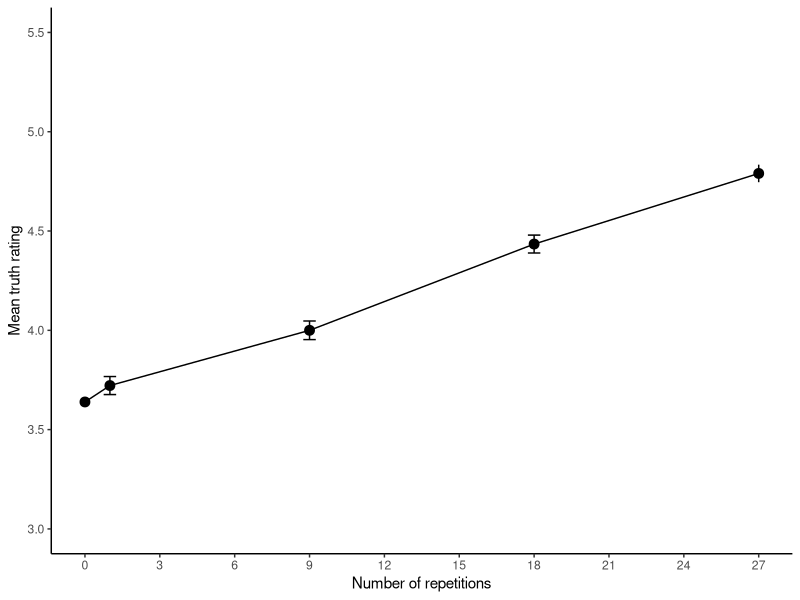

This chart was generated by the following R code:
## ---- chunk 1
library(tidyverse)
library(afex)
library(emmeans)
library(kableExtra)

theme_set(theme_bw(base_size = 15) + theme(legend.position = "bottom"))
afex::afex_options(type = 3)
## ---- chunk 2
# -----------------------------
# Load + prepare data
# -----------------------------
truth_ratings <- read_csv("final_failed.csv") %>%
  mutate(
    participant_id     = factor(participant_id),
    repetition_numeric = as.numeric(repetition_times),
    repetition_factor  = factor(repetition_times, levels = c(0, 1, 9, 18, 27)),
    truth_score        = as.numeric(truth_score)
  )

rep_levels <- c("0", "1", "9", "18", "27")

# -----------------------------
# Helper: within-subject d (paper footnote)
# d = |m1 - m2| / sqrt(s1^2 + s2^2 - 2*r*s1*s2)
# -----------------------------
d_within_r <- function(x, y) {
  ok <- complete.cases(x, y)
  x <- x[ok]; y <- y[ok]
  m1 <- mean(x); m2 <- mean(y)
  s1 <- sd(x);   s2 <- sd(y)
  r  <- cor(x, y)
  denom <- sqrt(s1^2 + s2^2 - 2 * r * s1 * s2)
  abs(m1 - m2) / denom
}

# -----------------------------
# 1) Demographics: age summary
# -----------------------------
gender_summary <- truth_ratings %>% 
  distinct(participant_id, gender) %>%
  count(gender)

gender_summary


age_summary <- truth_ratings %>%
  distinct(participant_id, age) %>%
  summarise(
    n = n(),
    mean_age = mean(age, na.rm = TRUE),
    sd_age   = sd(age, na.rm = TRUE),
    min_age  = min(age, na.rm = TRUE),
    max_age  = max(age, na.rm = TRUE)
  )

age_summary

# -----------------------------
# 2) Matched-pairs t-test: repeated (collapsed across >0) vs new (0)
# -----------------------------
by_participant_cond <- truth_ratings %>%
  group_by(participant_id, repetition_numeric) %>%
  summarise(mean_truth = mean(truth_score, na.rm = TRUE), .groups = "drop")

by_participant_repeated_vs_new <- by_participant_cond %>%
  mutate(item_type = if_else(repetition_numeric == 0, "new", "repeated")) %>%
  group_by(participant_id, item_type) %>%
  summarise(mean_truth = mean(mean_truth, na.rm = TRUE), .groups = "drop") %>%
  pivot_wider(names_from = item_type, values_from = mean_truth)

tt_repeated_vs_new <- t.test(
  by_participant_repeated_vs_new$repeated,
  by_participant_repeated_vs_new$new,
  paired = TRUE
)

tt_repeated_vs_new

d_repeated_vs_new <- d_within_r(
  by_participant_repeated_vs_new$repeated,
  by_participant_repeated_vs_new$new
)

d_repeated_vs_new

msd_repeated_new <- by_participant_repeated_vs_new %>%
  summarise(
    M_repeated  = mean(repeated, na.rm = TRUE),
    SD_repeated = sd(repeated, na.rm = TRUE),
    M_new       = mean(new, na.rm = TRUE),
    SD_new      = sd(new, na.rm = TRUE)
  )

msd_repeated_new

# -----------------------------
# 3) Per-participant correlations: linear vs log(reps + 1)
# -----------------------------
wide_means <- by_participant_cond %>%
  mutate(rep_chr = as.character(repetition_numeric)) %>%
  select(participant_id, rep_chr, mean_truth) %>%
  pivot_wider(names_from = rep_chr, values_from = mean_truth)

stopifnot(all(rep_levels %in% names(wide_means)))

rep_num <- as.numeric(rep_levels) + 1
rep_log <- log(rep_num)

corrs <- wide_means %>%
  rowwise() %>%
  mutate(
    r_linear = {
      y <- c_across(all_of(rep_levels))
      if (anyNA(y)) NA_real_ else cor(y, rep_num)
    },
    r_log = {
      y <- c_across(all_of(rep_levels))
      if (anyNA(y)) NA_real_ else cor(y, rep_log)
    }
  ) %>%
  ungroup()

corr_summary <- corrs %>%
  summarise(
    mean_r_linear = mean(r_linear, na.rm = TRUE),
    sd_r_linear   = sd(r_linear, na.rm = TRUE),
    min_r_linear  = min(r_linear, na.rm = TRUE),
    max_r_linear  = max(r_linear, na.rm = TRUE),
    prop_pos_linear = mean(r_linear > 0, na.rm = TRUE),

    mean_r_log = mean(r_log, na.rm = TRUE),
    sd_r_log   = sd(r_log, na.rm = TRUE),
    min_r_log  = min(r_log, na.rm = TRUE),
    max_r_log  = max(r_log, na.rm = TRUE),
    prop_pos_log = mean(r_log > 0, na.rm = TRUE)
  )

as.data.frame(corr_summary)

# Number of participants with r_linear > 0
n_linear_pos <- sum(corrs$r_linear > 0, na.rm = TRUE)

# Total valid participants (non-missing r_linear)
n_total <- sum(!is.na(corrs$r_linear))

# Proportion (often reported in papers)
prop_linear_pos <- n_linear_pos / n_total

n_linear_pos
n_total
prop_linear_pos


tt_corr <- t.test(abs(corrs$r_log), abs(corrs$r_linear), paired = TRUE)
tt_corr

diff_r <- abs(corrs$r_log) - abs(corrs$r_linear)
d_dz_corr <- mean(diff_r, na.rm = TRUE) / sd(diff_r, na.rm = TRUE)
d_dz_corr

##
# graph
##

# Compute means + CI using numeric repetitions
means_plot <- truth_ratings %>%
  group_by(repetition_numeric) %>%
  summarise(
    mean_truth = mean(truth_score, na.rm = TRUE),
    se = sd(truth_score, na.rm = TRUE) / sqrt(n()),
    ci95 = qt(0.975, df = n() - 1) * se,
    .groups = "drop"
  )

# Plot with numeric scale + regular ticks
ggplot(means_plot, aes(x = repetition_numeric, y = mean_truth)) +
  geom_point(size = 3) +
  geom_line() +
  geom_errorbar(aes(ymin = mean_truth - ci95,
                    ymax = mean_truth + ci95),
                width = 0.5) +
  scale_x_continuous(
    breaks = seq(0, 27, by = 3),
    limits = c(0, 27)
  ) +
  coord_cartesian(ylim = c(3, 5.5)) + # update this when changing variation
  labs(
    x = "Number of repetitions",
    y = "Mean truth rating"
  ) +
  theme_classic()




# -----------------------------
# 4) RM ANOVA + Bonferroni pairwise comparisons
# -----------------------------
aov_rm <- aov_car(
  truth_score ~ repetition_factor + Error(participant_id / repetition_factor),
  data = truth_ratings,
  factorize = FALSE
)

aov_rm

emm_rep <- emmeans(aov_rm, ~ repetition_factor)

pairs_bonf <- pairs(emm_rep, adjust = "bonferroni") %>%
  summary(infer = TRUE) %>%
  as.data.frame()

pairs_bonf

# Build robust numeric p-value lookup for (a,b) keys like "0||1"
pairs_bonf2 <- pairs_bonf %>%
  tidyr::extract(
    contrast,
    into = c("a_raw", "b_raw"),
    regex = "^\\s*(.*?)\\s*-\\s*(.*?)\\s*$",
    remove = FALSE
  ) %>%
  mutate(
    a = stringr::str_extract(a_raw, "\\d+"),
    b = stringr::str_extract(b_raw, "\\d+"),
    key = paste(a, b, sep = "||"),
    p_num = as.numeric(p.value)
  )

p_lookup <- setNames(pairs_bonf2$p_num, pairs_bonf2$key)

get_p_bonf <- function(a, b, lookup) {
  key1 <- paste(a, b, sep = "||")
  key2 <- paste(b, a, sep = "||")

  p1 <- lookup[key1]
  if (length(p1) == 1 && !is.na(p1)) return(unname(p1))

  p2 <- lookup[key2]
  if (length(p2) == 1 && !is.na(p2)) return(unname(p2))

  NA_real_
}

# -----------------------------
# 5) Table 2-style output (M/SD header + triangular d matrix)
# -----------------------------
desc_by_cond <- truth_ratings %>%
  group_by(repetition_factor) %>%
  summarise(
    M = mean(truth_score, na.rm = TRUE),
    SD = sd(truth_score, na.rm = TRUE),
    .groups = "drop"
  ) %>%
  mutate(repetition_factor = as.character(repetition_factor))

msd_header <- desc_by_cond %>%
  mutate(msd = sprintf("\\makecell{M = %.2f \\\\ SD = %.2f}", M, SD)) %>%
  select(repetition_factor, msd) %>%
  pivot_wider(names_from = repetition_factor, values_from = msd) %>%
  as.data.frame()

cell_matrix <- matrix("",
  nrow = length(rep_levels),
  ncol = length(rep_levels),
  dimnames = list(rep_levels, rep_levels)
)

for (i in seq_along(rep_levels)) {
  for (j in seq_along(rep_levels)) {
    if (i == j) {
      cell_matrix[i, j] <- "–"
    } else if (i < j) {
      a <- rep_levels[i]
      b <- rep_levels[j]

      d_val <- d_within_r(wide_means[[a]], wide_means[[b]])
      p_val <- get_p_bonf(a, b, p_lookup)
      is_sig <- !is.na(p_val) && p_val < 0.05

      cell_txt <- sprintf("d = %.2f%s", d_val, if (is_sig) "*" else "")
      if (is_sig) cell_txt <- paste0("\\textbf{", cell_txt, "}")

      cell_matrix[i, j] <- cell_txt
    }
  }
}

d_table_formatted <- as.data.frame(cell_matrix)

final_table <- bind_rows(
  tibble(` ` = "Ms and SDs of truth ratings") %>% bind_cols(msd_header),
  tibble(` ` = rownames(d_table_formatted)) %>% bind_cols(d_table_formatted)
) %>%
  mutate(across(everything(), as.character))

knitr::kable(final_table, format = "latex", booktabs = TRUE,
             escape = FALSE, align = "lccccc") %>%
  kableExtra::kable_styling(latex_options = c("hold_position")) %>%
  kableExtra::add_header_above(c(" " = 1, "Number of Session 1 repetitions" = 5))
